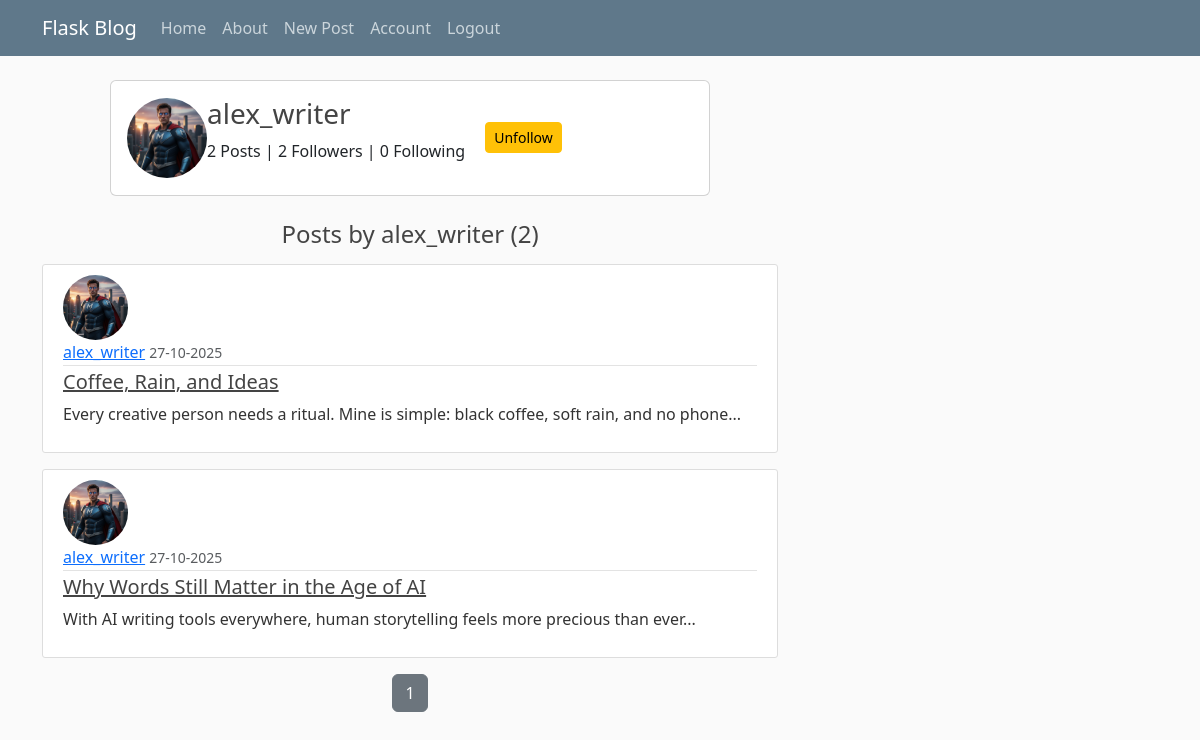
The app's page /user/alex_writer (signed in) with its own data.
### my_app/models.py (models this page shows, shortened)
class User(db.Model, UserMixin):
    id=db.Column(db.Integer, primary_key=True)
    username=db.Column(db.String(20), unique=True, nullable=False)
    email=db.Column(db.String(120), unique=True, nullable=False)
    image_file=db.Column(db.String(200), nullable=False, default='default.jpg')
    password=db.Column(db.String(60), nullable=False)
    posts=db.relationship('Post',
                          backref='author',
                          lazy=True,
                          cascade='all, delete-orphan'
                        )
    following = db.relationship( #manages the follower/following
        'User', secondary=followers,
        primaryjoin=(followers.c.the_follower_id == id),
        secondaryjoin=(followers.c.the_followed_id == id),
        backref=db.backref('followers', lazy='dynamic'),
        lazy='dynamic'
    )
    liked_posts = db.relationship('Post',
        secondary=likes,
        backref=db.backref('liked_by', lazy='dynamic'), #in reverse relationship also, lazy=dynamic is applied
        lazy='dynamic'
    )
    comments = db.relationship(
        'Comment',
        backref='user', # backref=db.backref('user', lazy='dynamic') is avoided here, quereability is not required
        lazy='dynamic',
        cascade='all, delete-orphan'
    )

class Post(db.Model):
    id=db.Column(db.Integer, primary_key=True)
    title=db.Column(db.String(100),nullable=False)
    date_posted=db.Column(db.DateTime, nullable=False, default=lambda:datetime.now(tz=timezone.utc))
    content=db.Column(db.Text,nullable=False)
    user_id=db.Column(db.Integer, db.ForeignKey('user.id'), nullable=False)
    comments = db.relationship(
        'Comment',
        backref='post',
        lazy='dynamic',
        cascade='all, delete-orphan'
    )

### my_app/users/routes.py (the view)
@users.route('/user/<string:username>',methods=['get','post'])
def user_posts(username): #user's profile page
    page=request.args.get('page', 1, type=int)
    user=User.query.filter_by(username=username).first_or_404()
    image_file=url_for( 'static', filename = "profile_pics/"+user.image_file )
    posts=Post.query.filter_by(author=user)\
        .order_by(Post.date_posted.desc())\
        .paginate(per_page=5, page=page)
    return render_template('user_posts.html', posts=posts, user=user,image_file=image_file)

### my_app/models.py (called while the page is built)
@login_manager.user_loader
def load_user(user_id):
    return User.query.get(int(user_id))

### my_app/templates/user_posts.html (shortened to what this page needs)
{% extends 'layout.html' %}
{% block content %}
    <div class="card mb-4" style="max-width: 600px; margin:auto;">
        <div class="card-body d-flex align-items-center">
            <img class="rounded-circle mr-3" src="{{ image_file }}" width="80" height="80">
            <div>
                <h3>{{ user.username }}</h3>
                <p>
                    {{ user.posts|length }} Posts |
                    {{ user.followers.count() }} Followers |
                    {{ user.following.count() }} Following
                </p>
            </div>
            <div class="ml-auto">
                {% if current_user.is_authenticated and current_user != user %}
                    <form action="{{ url_for('users.follow', user_id=user.id) }}" method="POST" style="padding-left: 20px;">
                        {% if user in current_user.following %}
                            <button class="btn btn-warning btn-sm" formaction="{{ url_for('users.unfollow', user_id=user.id) }}">Unfollow</button>
                        {% else %}
                            <button class="btn btn-primary btn-sm">Follow</button>
                        {% endif %}
                    </form>
                {% endif %}
            </div>
        </div>
    </div>
    <h4 class="mb-3 text-center">Posts by {{ user.username }} ({{ posts.total }})</h4>
    {% for post in posts.items %}
    <article class="media content-section mb-3">
        <img class="rounded-circle article-img" src="{{ url_for('static', filename='profile_pics/' + post.author.image_file) }}">
        <div class="media-body">
            <div class="article-metadata">
                <a class="mr-2" href="#">{{ post.author.username }}</a>
                <small class="text-muted">{{ post.date_posted.strftime('%d-%m-%Y') }}</small>
            </div>
            <h5><a class="article-title" href="{{ url_for('posts.post', post_id=post.id) }}">{{ post.title }}</a></h5>
            <p class="article-content">{{ post.content }}</p>
        </div>
    </article>
    {% endfor %}
    <div class="text-center">
    {% for page_num in posts.iter_pages(left_edge=1, right_edge=1, left_current=2, right_current=2) %}
        {% if page_num %}
            {% if page_num==posts.page %}
                <a href="{{ url_for('users.user_posts', username=user.username, page=page_num) }}" class="btn btn-secondary">{{ page_num }}</a>
            {% else %}
                <a href="{{ url_for('users.user_posts', username=user.username, page=page_num) }}" class="btn btn-outline-secondary">{{ page_num }}</a>
            {% endif %}
        {% endif %}
    {% endfor %}
    </div>
{% endblock content %}

### my_app/static/main.css (style rules this page uses)
body { background: #fafafa; color: #333333; margin-top: 5rem; }
h1, h2, h3, h4, h5, h6 { color: #444444; }
.content-section { background: #ffffff; padding: 10px 20px; border: 1px solid #dddddd; border-radius: 3px; margin-bottom: 20px; }
.article-title { color: #444444; }
.article-content { white-space: pre-line; }
.article-img { height: 65px; width: 65px; margin-right: 16px; }
.article-metadata { padding-bottom: 1px; margin-bottom: 4px; border-bottom: 1px solid #e3e3e3 }

### records on screen
User: username "alex_writer"
Post: image_file (picture), author.username "alex_writer", date_posted "27-10-2025", title "Coffee, Rain, and Ideas", content "Every creative person needs a ritual. Mine is simple: black coffee, soft rain, and no phone..."
Post: image_file (picture), author.username "alex_writer", date_posted "27-10-2025", title "Why Words Still Matter in the Age of AI", content "With AI writing tools everywhere, human storytelling feels more precious than ever..."

### other values on screen
{{ user.posts|length }} "2"
{{ user.followers.count() }} "2"
{{ user.following.count() }} "0"
{{ posts.total }} "2"
{{ page_num }} "1"
